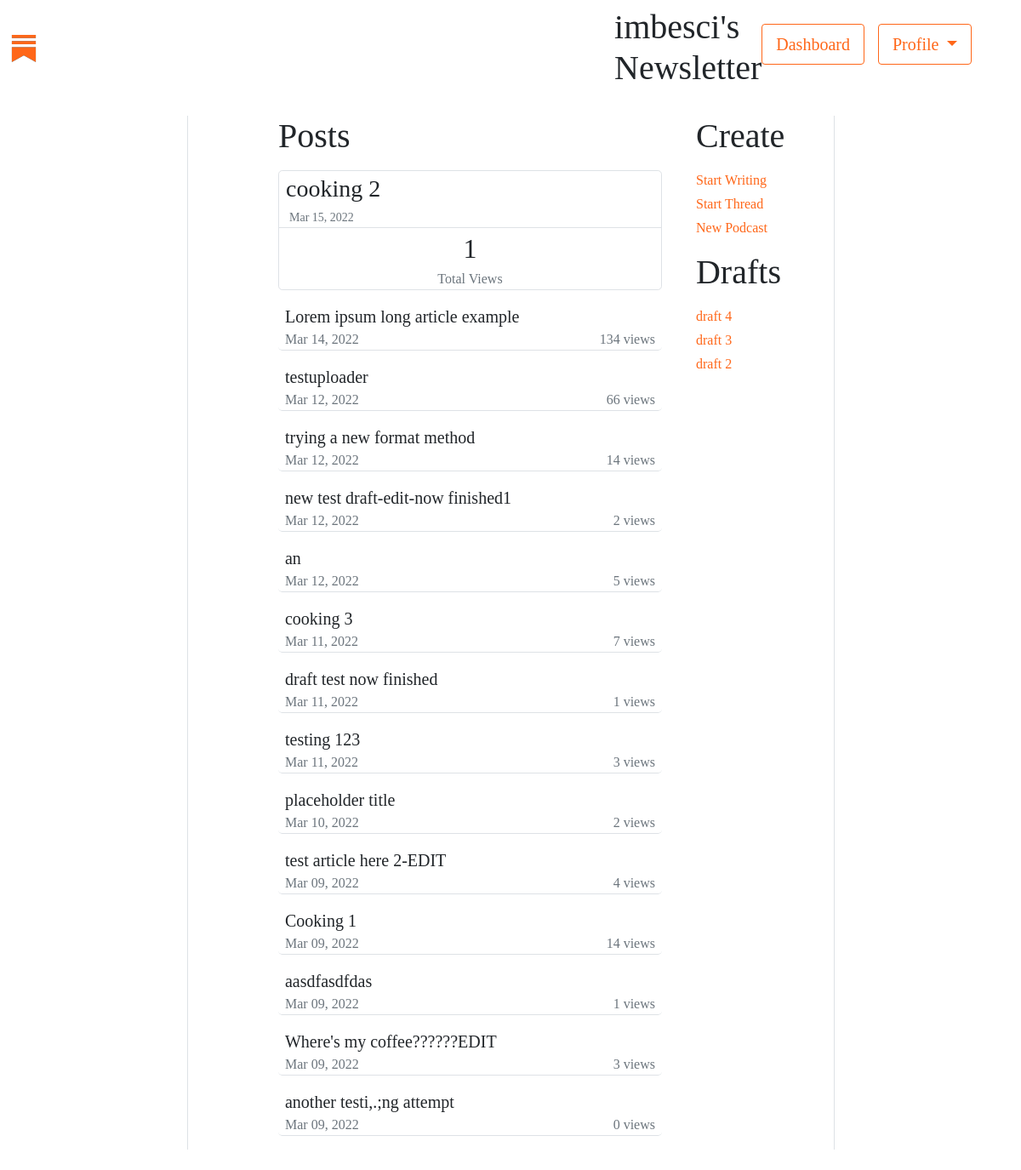
Page /accounts/profile/ (signed in) on the earlier database version.
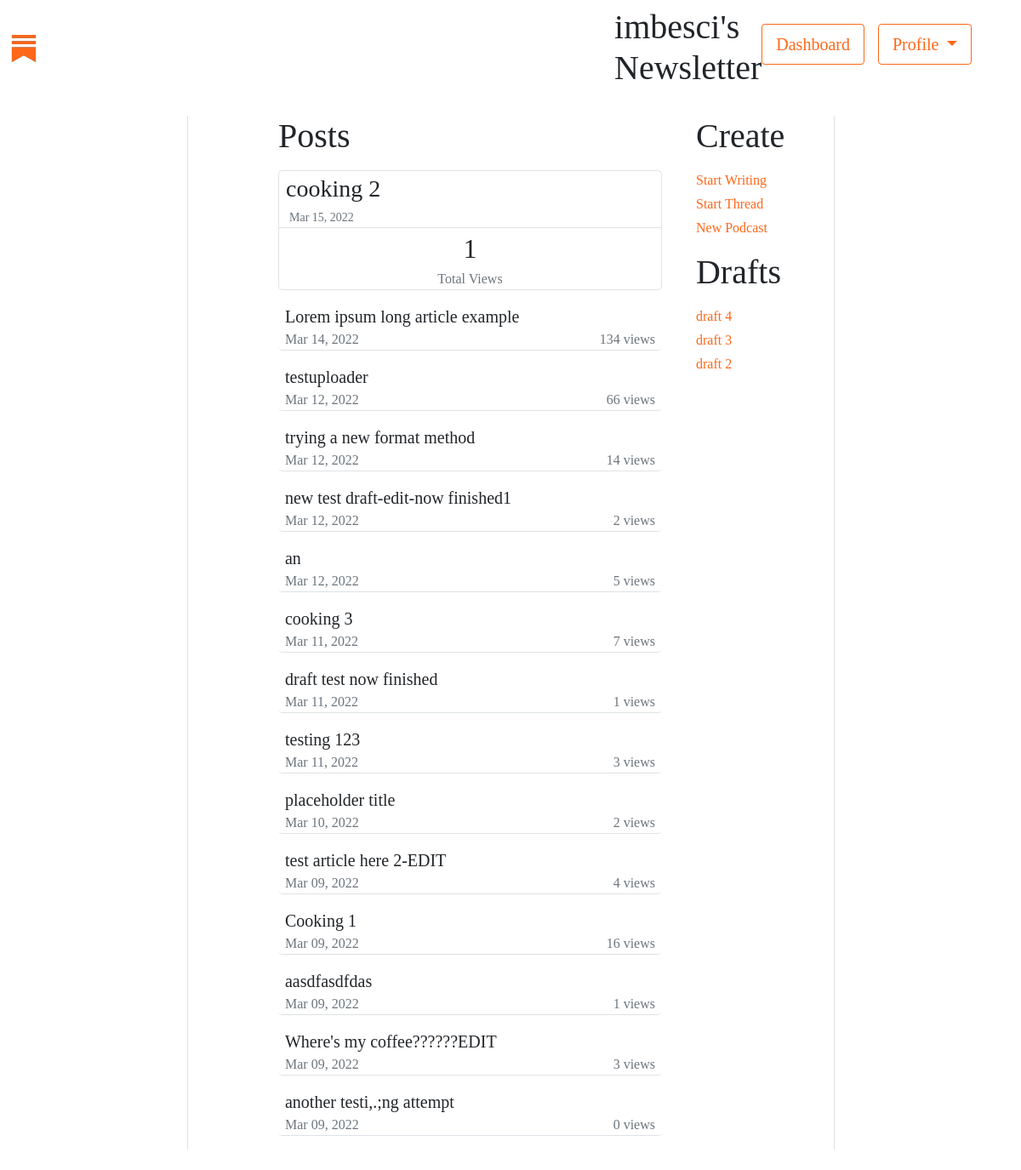
Same page on the later database version.
### articles/models.py (models this page shows, shortened)
class Article(models.Model):
    title =         models.CharField(max_length=200)
    description =   models.CharField(max_length = 150)
    body =          RichTextUploadingField(blank = True, null=True)
    slug =          models.SlugField()
    date =          models.DateTimeField(auto_now_add = True)
    last_edited =   models.DateTimeField(auto_now = True)
    thumbnail =     models.ImageField(default='logo.png', blank = True)
    topicslist = [
        ("Business","Business"),
        ("Culinary", "Culinary"),
        ("Culture", "Culture"),
        ("Health", "Health"),
        ("Literature", "Literature"),
        ("Other", "Other"),
        ("Politics", "Politics"),
        ("Sports", "Sports"),
    ]
    topic =         models.CharField(max_length=30, null=True, blank=True, choices=topicslist)
    author =        models.ForeignKey(SubstackUser,  null=True, blank=True, on_delete=models.CASCADE)
    views =         models.IntegerField(default=0)
    is_draft =      models.BooleanField(default=False)
    REQUIRED_FIELDS = ['title',]
    def MDYdate(self):
        months= {'01':'Jan', '02':'Feb', '03':'Mar',
                '04':'Apr', '05':'May', '06':'Jun',
                '07':'Jul', '08':'Aug', '09':'Sep',
                '10':'Oct', '11':'Nov', '12':'Dec'}
        mdy = self.date.strftime("%m_%d_%Y_%-I_%M_%p").split('_')
        return f"{months[mdy[0]]} {mdy[1]}, {mdy[2]}"

### accounts/views.py (the view)
@login_required(login_url='accounts:login', redirect_field_name='auth_failed')
def account_profile(request):
    if request.method == "POST":
        draftKey = request.POST.get('draftRedirect')
        draftData = Article.objects.get(pk=draftKey)
        print(draftKey)
        return render(request, 'articles/article_creation.html', context = {'draftData' : draftData } )
    context = {}
    account = request.user #retrieve the user
    context['account'] = account
    numArticles = len(list(Article.objects.all().filter(author = account.pk)))
    if numArticles >0:
        firstArticle = Article.objects.filter(author = account.pk, is_draft=False).order_by("-date")[0]
        context['firstArticle'] = firstArticle
    else:
        context['firstArticle'] = None
    if numArticles>1:
        remainingArticles = Article.objects.filter(author = account.pk, is_draft=False).order_by("-date")[1:]
        context['remainingArticles'] = remainingArticles
    recentDrafts = Article.objects.filter(author = account.pk, is_draft=True).order_by("-date")[0:3]
    context['drafts'] = recentDrafts
    context['isProfile'] = True
    return render(request, 'accounts/profile.html', context=context)

### accounts/templates/accounts/profile.html (shortened to what this page needs)
{% extends 'default.html' %}
{% load static %}
{% block customcss %} <link rel="stylesheet" href="{% static 'styles.css' %}"> {% endblock customcss %}
{% block content %}
{% include 'snippets/generalheader.html' %}
<div class="container-sm my-4">
    <div class="row justify-content-center">
        <div class="col-2"></div>
        <div class="col-1 border-start"></div>
        <div class="col-5">
            <p class="display-6 fw-lighter">Posts</p>
            {% if firstArticle %}
            <div class="border rounded-3">
                <div class="lead fs-3 mx-2"><a class="link-dark " href="{% url 'articles:full' firstArticle.slug %}">{{firstArticle.title}}</a></div>&nbsp&nbsp&nbsp<small class="text-muted text-sm-end d-inline-block">{{firstArticle.MDYdate}}</small>
                <div class="border-bottom"></div>
                <div class="lead text-center fs-2">{{firstArticle.views}}</div>
                <p class="text-muted text-center my-0">Total Views</p>
            </div>
            {% for article in remainingArticles %}
            <div class="border-bottom rounded-3 my-3">
                <div class="lead fs-5 mx-2"><a class="link-dark" href="{% url 'articles:full' article.slug %}">{{article.title}}</a></div>
            <div class="d-flex justify-content-between">
                <div class="text-muted mx-2">{{article.MDYdate}}</div>
                <div class="text-muted mx-2">{{article.views}} views</div>
            </div>
            </div>
            {% endfor %}
            {% else %}
            <div class="border border-primary rounded-3">
                <div class="lead fs-3 mx-2"><a class="link-dark " href="{% url 'articles:create' %}">Create your first article</a></div>&nbsp&nbsp&nbsp
            </div>
            {% endif %}
        </div>
    <div class="col-2">
            <p class="display-6 fw-lighter mx-3">Create</p>
            <div class="mx-3"><a href="{% url 'articles:create' %}">Start Writing</a></div>
            <div class="mx-3 mt-1"><a href="{% url 'articles:create' %}">Start Thread</a></div>
            <div class="mx-3 mt-1"><a href="{% url 'articles:create' %}">New Podcast</a></div>
            <p class="display-6 fw-lighter mx-3 mt-3 px-0">Drafts</p>
            {% for draft in drafts %}
                <div class="mx-3 mt-1"><a href="{% url 'articles:update' draft.pk %}"> {{draft.title}} </a></div>
            {% endfor %}
</div>
<div class="col-2 border-start"></div>
{% endblock content%}

Differences in the rows shown:
changed Article "Cooking 1": views "14" → "16"
